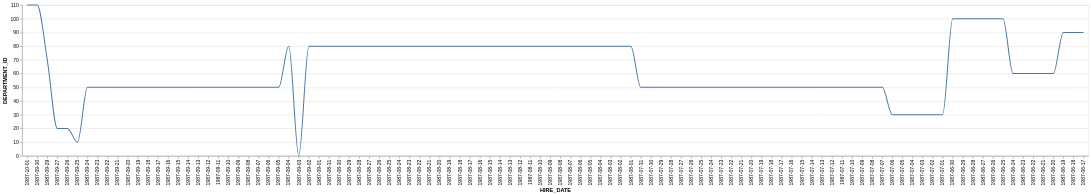

Vega-Lite specification for this chart:
### Vega-Lite specification from a JSON file in a GitHub repository (floating-point values rounded to 4 significant figures)
{"data": {"values": [{"x_data": "1987-10-01", "y_data": 110}, {"x_data": "1987-09-30", "y_data": 110}, {"x_data": "1987-09-29", "y_data": 70}, {"x_data": "1987-09-27", "y_data": 20}, {"x_data": "1987-09-26", "y_data": 20}, {"x_data": "1987-09-25", "y_data": 10}, {"x_data": "1987-09-24", "y_data": 50}, {"x_data": "1987-09-23", "y_data": 50}, {"x_data": "1987-09-22", "y_data": 50}, {"x_data": "1987-09-21", "y_data": 50}, {"x_data": "1987-09-20", "y_data": 50}, {"x_data": "1987-09-19", "y_data": 50}, {"x_data": "1987-09-18", "y_data": 50}, {"x_data": "1987-09-17", "y_data": 50}, {"x_data": "1987-09-16", "y_data": 50}, {"x_data": "1987-09-15", "y_data": 50}, {"x_data": "1987-09-14", "y_data": 50}, {"x_data": "1987-09-13", "y_data": 50}, {"x_data": "1987-09-12", "y_data": 50}, {"x_data": "1987-09-11", "y_data": 50}, {"x_data": "1987-09-10", "y_data": 50}, {"x_data": "1987-09-09", "y_data": 50}, {"x_data": "1987-09-08", "y_data": 50}, {"x_data": "1987-09-07", "y_data": 50}, {"x_data": "1987-09-06", "y_data": 50}, {"x_data": "1987-09-05", "y_data": 50}, {"x_data": "1987-09-04", "y_data": 80}, {"x_data": "1987-09-03", "y_data": 0}, {"x_data": "1987-09-02", "y_data": 80}, {"x_data": "1987-09-01", "y_data": 80}, {"x_data": "1987-08-31", "y_data": 80}, {"x_data": "1987-08-30", "y_data": 80}, {"x_data": "1987-08-29", "y_data": 80}, {"x_data": "1987-08-28", "y_data": 80}, {"x_data": "1987-08-27", "y_data": 80}, {"x_data": "1987-08-26", "y_data": 80}, {"x_data": "1987-08-25", "y_data": 80}, {"x_data": "1987-08-24", "y_data": 80}, {"x_data": "1987-08-23", "y_data": 80}, {"x_data": "1987-08-22", "y_data": 80}, {"x_data": "1987-08-21", "y_data": 80}, {"x_data": "1987-08-20", "y_data": 80}, {"x_data": "1987-08-19", "y_data": 80}, {"x_data": "1987-08-18", "y_data": 80}, {"x_data": "1987-08-17", "y_data": 80}, {"x_data": "1987-08-16", "y_data": 80}, {"x_data": "1987-08-15", "y_data": 80}, {"x_data": "1987-08-14", "y_data": 80}, {"x_data": "1987-08-13", "y_data": 80}, {"x_data": "1987-08-12", "y_data": 80}, {"x_data": "1987-08-11", "y_data": 80}, {"x_data": "1987-08-10", "y_data": 80}, {"x_data": "1987-08-09", "y_data": 80}, {"x_data": "1987-08-08", "y_data": 80}, {"x_data": "1987-08-07", "y_data": 80}, {"x_data": "1987-08-06", "y_data": 80}, {"x_data": "1987-08-05", "y_data": 80}, {"x_data": "1987-08-04", "y_data": 80}, {"x_data": "1987-08-03", "y_data": 80}, {"x_data": "1987-08-02", "y_data": 80}, {"x_data": "1987-08-01", "y_data": 80}, {"x_data": "1987-07-31", "y_data": 50}, {"x_data": "1987-07-30", "y_data": 50}, {"x_data": "1987-07-29", "y_data": 50}, {"x_data": "1987-07-28", "y_data": 50}, {"x_data": "1987-07-27", "y_data": 50}, {"x_data": "1987-07-26", "y_data": 50}, {"x_data": "1987-07-25", "y_data": 50}, {"x_data": "1987-07-24", "y_data": 50}, {"x_data": "1987-07-23", "y_data": 50}, {"x_data": "1987-07-22", "y_data": 50}, {"x_data": "1987-07-21", "y_data": 50}, {"x_data": "1987-07-20", "y_data": 50}, {"x_data": "1987-07-19", "y_data": 50}, {"x_data": "1987-07-18", "y_data": 50}, {"x_data": "1987-07-17", "y_data": 50}, {"x_data": "1987-07-16", "y_data": 50}, {"x_data": "1987-07-15", "y_data": 50}, {"x_data": "1987-07-14", "y_data": 50}, {"x_data": "1987-07-13", "y_data": 50}, {"x_data": "1987-07-12", "y_data": 50}, {"x_data": "1987-07-11", "y_data": 50}, {"x_data": "1987-07-10", "y_data": 50}, {"x_data": "1987-07-09", "y_data": 50}, {"x_data": "1987-07-08", "y_data": 50}, {"x_data": "1987-07-07", "y_data": 50}, {"x_data": "1987-07-06", "y_data": 30}, {"x_data": "1987-07-05", "y_data": 30}, {"x_data": "1987-07-04", "y_data": 30}, {"x_data": "1987-07-03", "y_data": 30}, {"x_data": "1987-07-02", "y_data": 30}, {"x_data": "1987-07-01", "y_data": 30}, {"x_data": "1987-06-30", "y_data": 100}, {"x_data": "1987-06-29", "y_data": 100}, {"x_data": "1987-06-28", "y_data": 100}, {"x_data": "1987-06-27", "y_data": 100}, {"x_data": "1987-06-26", "y_data": 100}, {"x_data": "1987-06-25", "y_data": 100}, {"x_data": "1987-06-24", "y_data": 60}, {"x_data": "1987-06-23", "y_data": 60}, {"x_data": "1987-06-22", "y_data": 60}, {"x_data": "1987-06-21", "y_data": 60}, {"x_data": "1987-06-20", "y_data": 60}, {"x_data": "1987-06-19", "y_data": 90}, {"x_data": "1987-06-18", "y_data": 90}, {"x_data": "1987-06-17", "y_data": 90}]}, "mark": {"type": "line", "interpolate": "monotone"}, "encoding": {"x": {"field": "x_data", "type": "nominal", "title": "HIRE_DATE", "sort": "descending"}, "y": {"field": "y_data", "type": "quantitative", "title": "DEPARTMENT_ID"}}}
